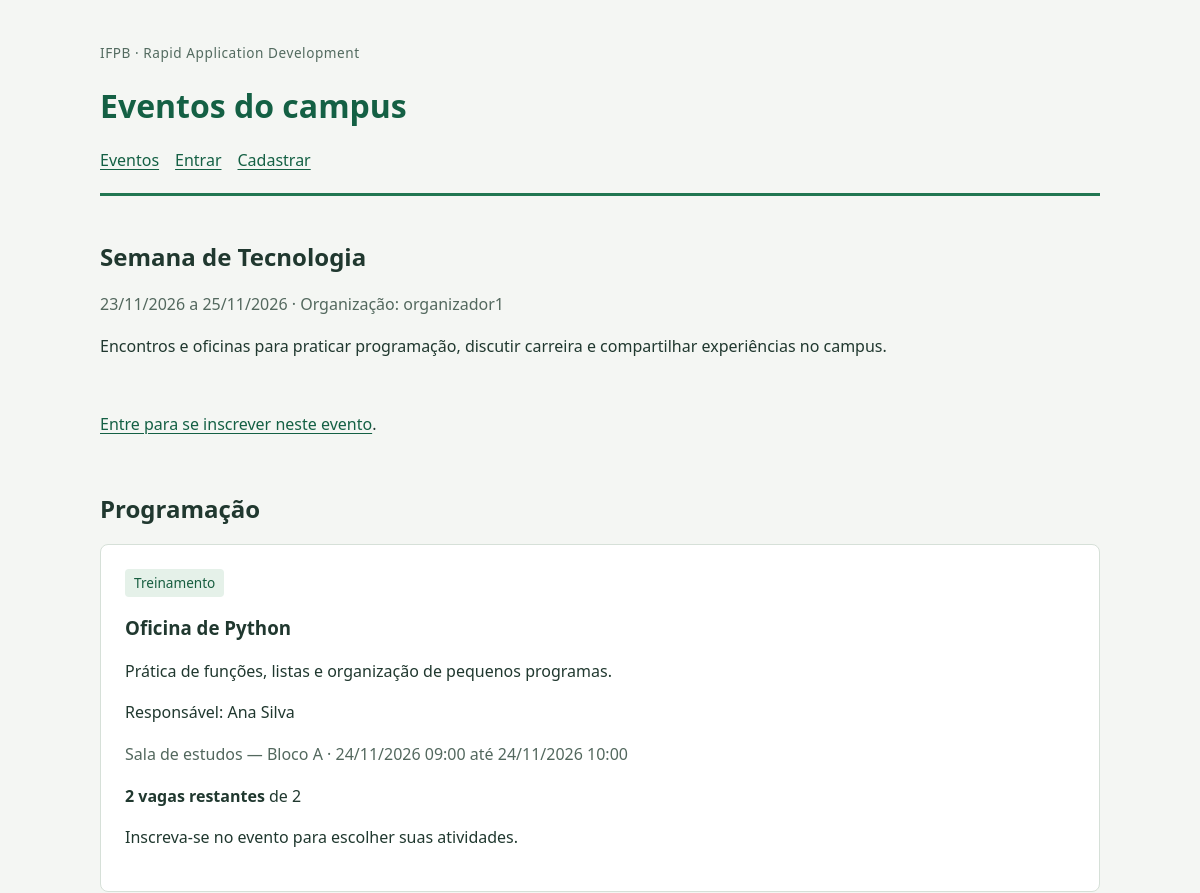
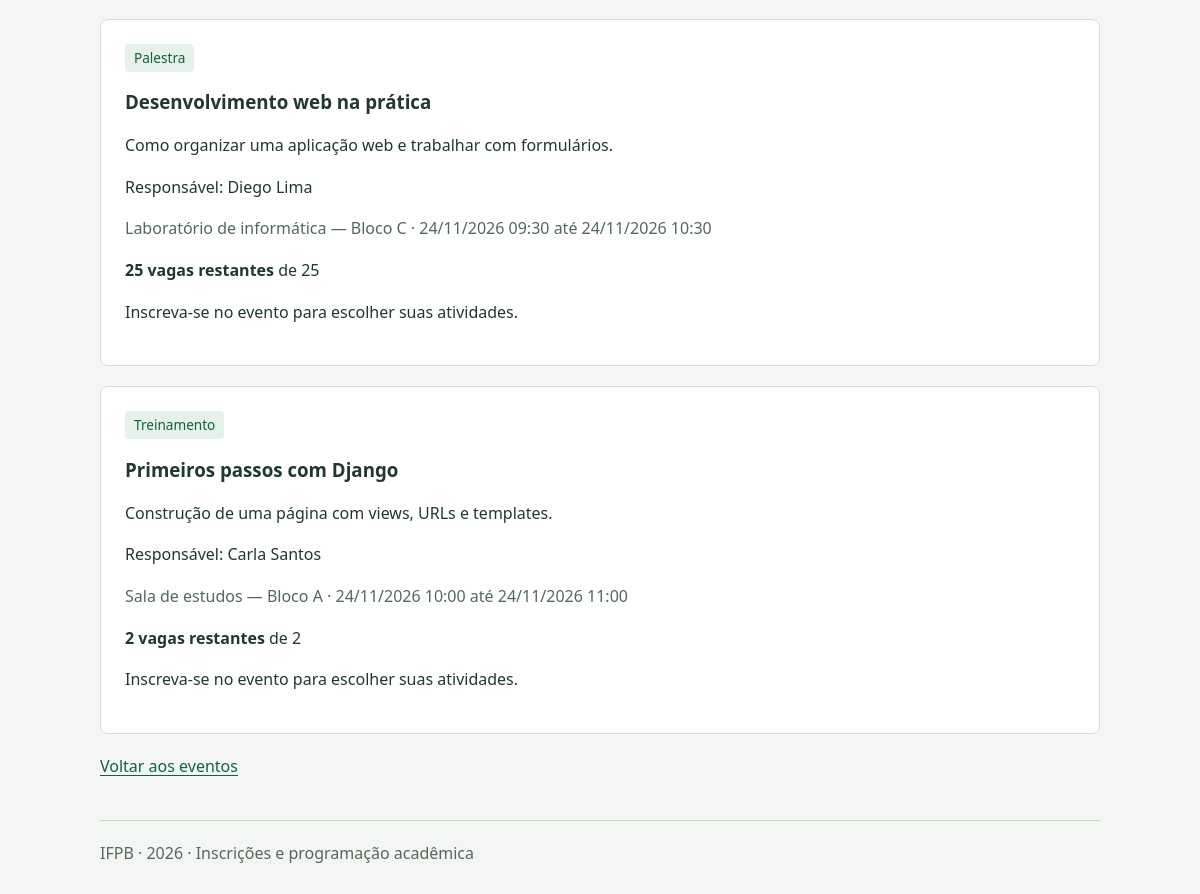
/eventos/1/, run on the app's committed database (2 pictures, top to bottom).
### programacao/models.py (models this page shows, shortened)
class Evento(models.Model):
    nome = models.CharField('nome', max_length=150)
    descricao = models.TextField('descrição')
    data_inicio = models.DateField('data de início')
    data_fim = models.DateField('data de fim')
    inscricoes_abertas = models.BooleanField('inscrições abertas', default=True)
    organizador = models.ForeignKey(settings.AUTH_USER_MODEL, on_delete=models.PROTECT, related_name='eventos_organizados')
    class Meta:
        ordering = ['data_inicio', 'nome']
        constraints = [models.CheckConstraint(condition=models.Q(data_fim__gte=models.F('data_inicio')), name='evento_periodo_valido')]

class Atividade(models.Model):
    class Tipo(models.TextChoices):
        PALESTRA = 'PA', 'Palestra'
        TREINAMENTO = 'TR', 'Treinamento'
        APRESENTACAO = 'AP', 'Apresentação'
    evento = models.ForeignKey(Evento, on_delete=models.CASCADE, related_name='atividades')
    titulo = models.CharField('título', max_length=150)
    tipo = models.CharField('tipo', max_length=2, choices=Tipo.choices)
    descricao = models.TextField('descrição')
    responsavel = models.CharField('responsável', max_length=120)
    sala = models.ForeignKey(Sala, on_delete=models.PROTECT, related_name='atividades')
    inicio = models.DateTimeField('início')
    fim = models.DateTimeField('fim')
    class Meta:
        ordering = ['inicio', 'titulo']
        constraints = [models.CheckConstraint(condition=models.Q(fim__gt=models.F('inicio')), name='atividade_intervalo_valido')]
    @property
    def vagas_restantes(self):
        return max(0, self.sala.capacidade - self.inscricoes.count())

class Sala(models.Model):
    nome = models.CharField('nome', max_length=100, unique=True)
    bloco = models.CharField('bloco', max_length=80)
    capacidade = models.PositiveIntegerField('capacidade', validators=[MinValueValidator(1)])
    class Meta:
        ordering = ['nome']
        constraints = [models.CheckConstraint(condition=models.Q(capacidade__gte=1), name='sala_capacidade_positiva')]
    def __str__(self):
        return f'{self.nome} — {self.bloco}'

### programacao/views.py (the view)
# urls.py: path('eventos/<int:pk>/', views.detalhe, name='detalhe'),
def detalhe(request, pk):
    evento = get_object_or_404(Evento.objects.select_related('organizador'), pk=pk)
    inscricao_evento = None
    agenda = []
    if request.user.is_authenticated:
        inscricao_evento = evento.inscricoes.filter(participante=request.user).first()
        agenda = list(InscricaoAtividade.objects.filter(inscricao_evento__participante=request.user).select_related('atividade'))
    programacao = []
    for atividade in evento.atividades.select_related('sala').prefetch_related('inscricoes'):
        inscricao = next((i for i in agenda if i.atividade_id == atividade.pk), None)
        conflito = any(i.atividade.inicio < atividade.fim and i.atividade.fim > atividade.inicio for i in agenda)
        vagas = atividade.vagas_restantes
        pode_inscrever = bool(inscricao_evento and not inscricao and vagas > 0 and not conflito and evento.inscricoes_abertas)
        programacao.append({'atividade': atividade, 'inscricao': inscricao, 'vagas': vagas, 'conflito': conflito, 'pode_inscrever': pode_inscrever})
    return render(request, 'programacao/detalhe.html', {'evento': evento, 'programacao': programacao, 'inscricao_evento': inscricao_evento})

### programacao/templates/programacao/detalhe.html (shortened to what this page needs)
{% extends 'base.html' %}
{% block conteudo %}
<h2>{{ evento.nome }}</h2>
<p class="meta">{{ evento.data_inicio|date:'d/m/Y' }} a {{ evento.data_fim|date:'d/m/Y' }} · Organização: {{ evento.organizador.username }}</p>
{{ evento.descricao|linebreaks }}
<section class="inscricao">
{% if inscricao_evento %}
  <p>Você está inscrito neste evento.</p>
  <form method="post" action="{% url 'programacao:cancelar_evento' inscricao_evento.pk %}">{% csrf_token %}<button type="submit" class="perigo">Cancelar inscrição no evento e nas atividades</button></form>
{% elif not evento.inscricoes_abertas %}<p>As inscrições deste evento estão fechadas.</p>
{% elif user.is_authenticated %}
  <form method="post" action="{% url 'programacao:inscrever_evento' evento.pk %}">{% csrf_token %}<button type="submit">Inscrever-se no evento</button></form>
{% else %}<p><a href="{% url 'login' %}?next={{ request.path|urlencode }}">Entre para se inscrever neste evento</a>.</p>{% endif %}
</section>
<h2>Programação</h2>
{% for item in programacao %}{% with atividade=item.atividade %}
<article class="card">
  <span class="etiqueta">{{ atividade.get_tipo_display }}</span>
  <h3>{{ atividade.titulo }}</h3><p>{{ atividade.descricao }}</p>
  <p>Responsável: {{ atividade.responsavel }}</p>
  <p class="meta">{{ atividade.sala }} · {{ atividade.inicio|date:'d/m/Y H:i' }} até {{ atividade.fim|date:'d/m/Y H:i' }}</p>
  <p><strong>{{ item.vagas }} vaga{{ item.vagas|pluralize:'s' }} restante{{ item.vagas|pluralize:'s' }}</strong> de {{ atividade.sala.capacidade }}</p>
  {% if item.inscricao %}
    <p>Você está inscrito nesta atividade.</p>
    <form method="post" action="{% url 'programacao:cancelar_atividade' item.inscricao.pk %}">{% csrf_token %}<button type="submit" class="secundario">Cancelar esta atividade</button></form>
  {% elif item.pode_inscrever %}
    <form method="post" action="{% url 'programacao:inscrever_atividade' atividade.pk %}">{% csrf_token %}<button type="submit">Inscrever-se na atividade</button></form>
  {% elif not item.vagas %}<p>Atividade lotada.</p>
  {% elif item.conflito %}<p>Este horário conflita com sua agenda.</p>
  {% elif inscricao_evento and not evento.inscricoes_abertas %}<p>Inscrições encerradas.</p>
  {% else %}<p>Inscreva-se no evento para escolher suas atividades.</p>{% endif %}
</article>
{% endwith %}{% empty %}<p>A programação será divulgada em breve.</p>{% endfor %}
<p><a href="{% url 'programacao:lista' %}">Voltar aos eventos</a></p>
{% endblock %}

### templates/base.html (shortened to what this page needs)
{% load static %}
<!DOCTYPE html>
<html lang="pt-br">
<head><meta charset="utf-8"><meta name="viewport" content="width=device-width, initial-scale=1">
<link rel="stylesheet" href="{% static 'programacao/estilo.css' %}"></head>
<body>
<header>
  <p class="identificacao">IFPB · Rapid Application Development</p>
  <h1><a href="{% url 'programacao:lista' %}">Eventos do campus</a></h1>
  <nav aria-label="Principal">
    <a href="{% url 'programacao:lista' %}">Eventos</a>
    {% if user.is_authenticated %}
      <a href="{% url 'programacao:agenda' %}">Minha agenda</a>
      {% if perms.programacao.add_evento %}<a href="{% url 'programacao:meus_eventos' %}">Meus eventos</a><a href="{% url 'programacao:novo_evento' %}">Criar evento</a>{% endif %}
      <span>{{ user.username }}</span>
      <form method="post" action="{% url 'logout' %}">{% csrf_token %}<button type="submit" class="secundario">Sair</button></form>
    {% else %}<a href="{% url 'login' %}">Entrar</a><a href="{% url 'cadastro' %}">Cadastrar</a>{% endif %}
  </nav>
</header>
<main>
  {% block conteudo %}{% endblock %}
</main>
<footer>IFPB · {% now 'Y' %} · Inscrições e programação acadêmica</footer>
</body></html>

### programacao/static/programacao/estilo.css (style rules this page uses)
:root { color-scheme: light; font-family: system-ui, sans-serif; color: #20382f; background: #f4f6f3; }
body { max-width: 1000px; margin: auto; padding: 28px; line-height: 1.6; }
a { color: #146044; text-underline-offset: 3px; }
header { border-bottom: 3px solid #217651; padding-bottom: 20px; }
h1,h2,h3 { line-height: 1.3; }
h1 a { text-decoration: none; }
.identificacao { font-size: .85rem; color: #536b60; letter-spacing: .04em; }
nav,.acoes { display: flex; flex-wrap: wrap; align-items: center; gap: 16px; }
main { padding: 25px 0; min-height: 50vh; }
.card { background: white; border: 1px solid #d6e0d8; border-radius: 8px; padding: 24px; margin: 20px 0; }
.etiqueta { display: inline-block; color: #185e40; background: #e5f1e9; border-radius: 4px; padding: 3px 9px; font-size: .85rem; }
.meta,footer,small { color: #53685e; }
.inscricao { padding: 20px 0; }
footer { padding-top: 20px; border-top: 1px solid #cad9ce; }

### data on the page
Evento: nome "Semana de Tecnologia", data_inicio "23/11/2026", data_fim "25/11/2026", organizador.username "organizador1", descricao "Encontros e oficinas para praticar programação, discutir carreira e compartilhar experiências no campus."
Atividade: atividade.tipo "Treinamento", atividade.titulo "Oficina de Python", atividade.descricao "Prática de funções, listas e organização de pequenos programas.", atividade.responsavel "Ana Silva", atividade.sala "Sala de estudos — Bloco A", atividade.inicio "24/11/2026 09:00", atividade.fim "24/11/2026 10:00", vagas "2", atividade.sala.capacidade "2"
Atividade: atividade.tipo "Palestra", atividade.titulo "Desenvolvimento web na prática", atividade.descricao "Como organizar uma aplicação web e trabalhar com formulários.", atividade.responsavel "Diego Lima", atividade.sala "Laboratório de informática — Bloco C", atividade.inicio "24/11/2026 09:30", atividade.fim "24/11/2026 10:30", vagas "25", atividade.sala.capacidade "25"
Atividade: atividade.tipo "Treinamento", atividade.titulo "Primeiros passos com Django", atividade.descricao "Construção de uma página com views, URLs e templates.", atividade.responsavel "Carla Santos", atividade.sala "Sala de estudos — Bloco A", atividade.inicio "24/11/2026 10:00", atividade.fim "24/11/2026 11:00", vagas "2", atividade.sala.capacidade "2"
